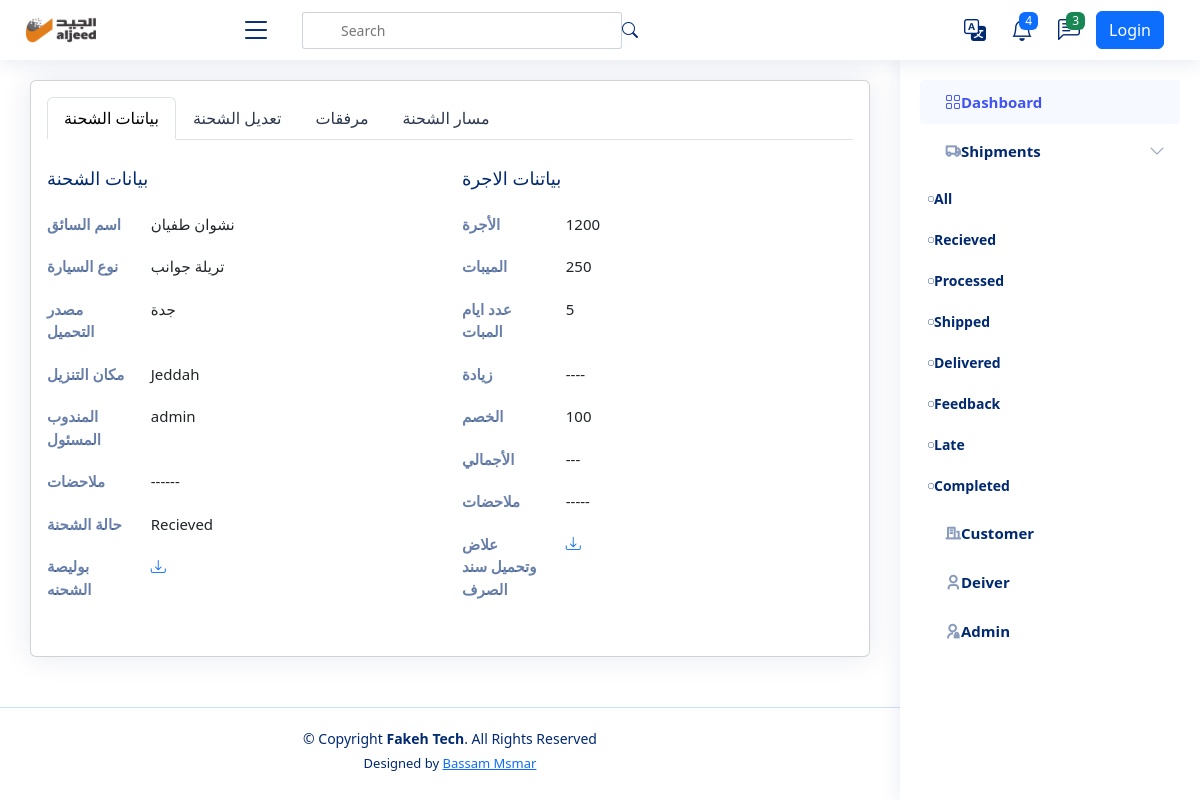
Before: /shipment/15/ with the older database file.
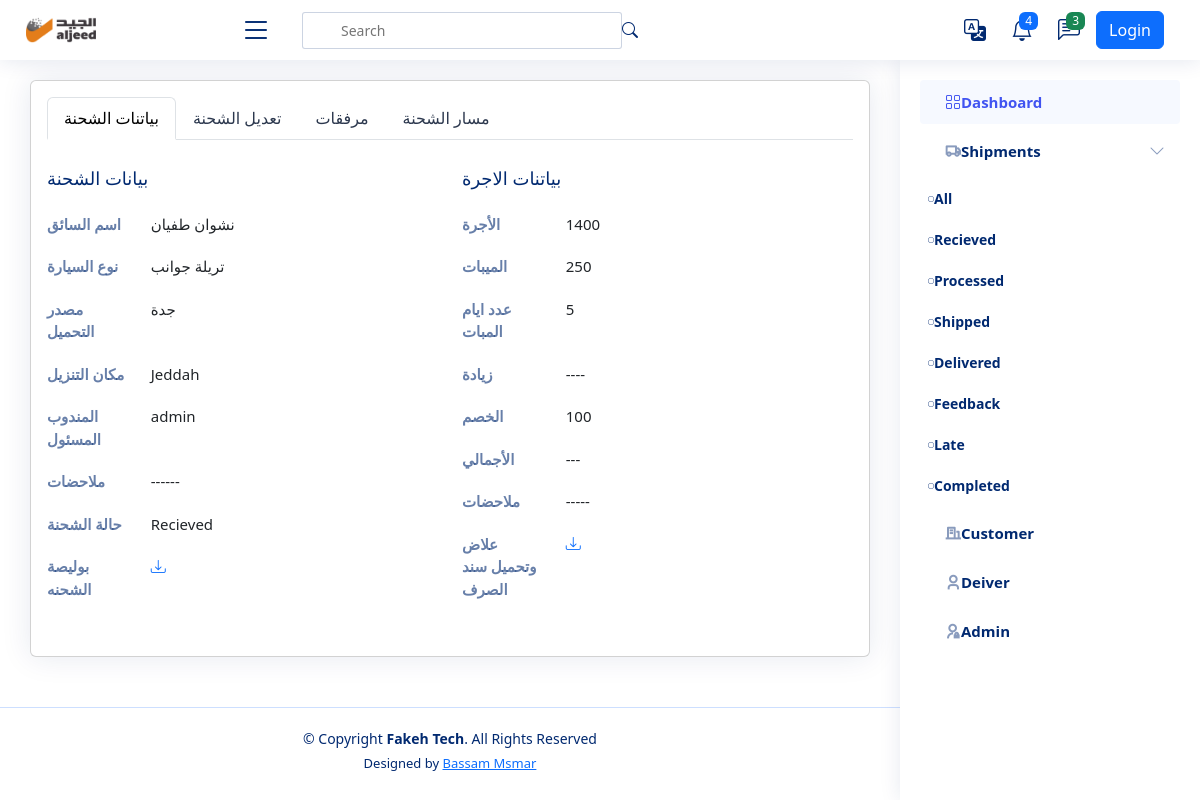
After: the same page with the newer database file.
### settings/models.py (models this page shows, shortened)
class Company(models.Model):
    name = models.CharField(_("Company Name"), max_length=100)
    logo = models.ImageField(_("Company Logo"), upload_to='company')
    cover = models.ImageField(_("Company Cover"), upload_to='company', null=True, blank=True)
    subtitle = models.TextField(_("Subtitle"), max_length=500)
    facebool_link = models.URLField(_("Facebool_link"), max_length=200, null=True, blank=True)
    twitter_link = models.URLField(_("Twitter_link"), max_length=200, null=True, blank=True)
    youtube_link = models.URLField(_("Youtube_link"), max_length=200, null=True, blank=True)
    phone = models.IntegerField(_("Company Phone"), null=True, blank=True)
    email = models.EmailField(_("Company Email"), max_length=500, null=True, blank=True)
    address = models.TextField(_("Company Address"), max_length=500, null=True, blank=True)
    android_app = models.URLField(_("Android app"), max_length=200, null=True, blank=True)
    ios_app = models.URLField(_("ios app"), max_length=200, null=True, blank=True)
    call_us = models.IntegerField(_("call us"), null=True, blank=True)
    email_us = models.EmailField(_("email us"), max_length=100, null=True, blank=True)

### shipments/models.py (models this page shows, shortened)
class Shipment(models.Model):
    user = models.ForeignKey(User,  related_name='shipments_user', on_delete=models.SET_NULL, null=True)
    driver = models.ForeignKey(Driver,  related_name='shipments_driver', on_delete=models.SET_NULL, null=True)
    customer_branch = models.ForeignKey(Branch, related_name='shipments_company', on_delete=models.SET_NULL, null=True)
    fare = models.IntegerField(_("Fare"),)
    code = models.ImageField(blank=True, null=True, upload_to='code')
    days_stayed = models.IntegerField(_("Days Stayed "), null=True, blank=True)
    stay_cost = models.IntegerField(_("Stay Cost"), null=True, blank=True)
    deducted = models.IntegerField(_("Deducted"), null=True, blank=True)
    status = models.CharField(_("Status "), max_length=20, choices=STATUS, default='Recieved')
    destination = models.CharField(_("Destination"), max_length=20, choices=FLAG_TYPES)
    create_at = models.DateTimeField(_("Create At"), default=timezone.now)
    expected_arrival_date = models.DateTimeField(_("Expected Arrival Date"), null=True, blank=True, default=timezone.now)
    actual_delivery_date = models.DateTimeField(_("Actual Delivery Date "), null=True, blank=True, default=timezone.now)

### drivers/models.py (models this page shows)
class Driver(models.Model):
    name = models.CharField(_("Driver Name"), max_length=120)
    phone = models.CharField(_("Driver Phone"), max_length=120)
    id_number = models.CharField(_("Driver Id Number"), max_length=10, null=True, blank=True)
    language = models.CharField(_("Driver Language"),  max_length=120, choices=LANGUAHE, null=True, blank=True)
    truck_type =models.CharField(_("Truck Type"), max_length=120, choices=TRUCK_TYPE, null=True, blank=True)
    rate = models.IntegerField(_("Rate"), null=True, blank=True)
    def __str__(self) -> str:
        return self.name

### customers/models.py (models this page shows)
class Branch(models.Model):
    customers = models.ForeignKey(Customers, related_name='branch_customers', on_delete=models.CASCADE)
    name = models.CharField(_("Name"),max_length=255)
    city = models.CharField(_("City"),max_length=255)
    def __str__(self):
        return f'{self.customers} - {self.name}'

### shipments/views.py (the view, shortened to what this page needs)
# urls.py: path('<int:pk>/', ShipmentsDetail.as_view(), name='shipment_detail'),
class ShipmentsDetail(UpdateView):
    model = Shipment
    template_name = 'shipments/shipment_detail.html'
    fields = ['driver', 'customer_branch', 'fare', 'days_stayed', 'stay_cost', 'deducted', 'status', 'destination', 'expected_arrival_date', 'actual_delivery_date']

### templates/shipments/shipment_detail.html (shortened to what this page needs)
{% extends 'base.html' %}
{% load static %}
{% load i18n %}
{% load django_bootstrap5 %}
{% block body %}
<body>
  <main id="main" class="main">
    <section class="section profile">
      <div class="row">
        <div class="col-xl-12">
          <div class="card">
            <div class="card-body pt-3">
              <ul class="nav nav-tabs nav-tabs-bordered">
                <li class="nav-item">
                  <button class="nav-link active" data-bs-toggle="tab" data-bs-target="#profile-overview">بياتنات
                    الشحنة</button>
                </li>
                <li class="nav-item">
                  <button class="nav-link" data-bs-toggle="tab" data-bs-target="#profile-edit">تعديل الشحنة </button>
                </li>
                <li class="nav-item">
                  <button class="nav-link" data-bs-toggle="tab" data-bs-target="#profile-settings">مرفقات</button>
                </li>
                <li class="nav-item">
                  <button class="nav-link" data-bs-toggle="tab" data-bs-target="#profile-change-password">مسار
                    الشحنة</button>
                </li>
              </ul>
              <div class="tab-content pt-2">
                <div class="tab-pane fade show active profile-overview" id="profile-overview">
                  <div class="row">
                    <div class="col-6">
                      <h5 class="card-title">بيانات الشحنة </h5>
                      <div class="row">
                        <div class="col-lg-3 col-md-4 label ">اسم السائق</div>
                        <div class="col-lg-9 col-md-8">{{ object.driver }}</div>
                      </div>
                      <div class="row">
                        <div class="col-lg-3 col-md-4 label">نوع السيارة</div>
                        <div class="col-lg-9 col-md-8">{{ object.driver.truck_type }}</div>
                      </div>
                      <div class="row">
                        <div class="col-lg-3 col-md-4 label">مصدر التحميل</div>
                        <div class="col-lg-9 col-md-8">{{object.customer_branch.city}}</div>
                      </div>
                      <div class="row">
                        <div class="col-lg-3 col-md-4 label">مكان التنزيل</div>
                        <div class="col-lg-9 col-md-8">{{ object.destination }}</div>
                      </div>
                      <div class="row">
                        <div class="col-lg-3 col-md-4 label">المندوب المسئول</div>
                        <div class="col-lg-9 col-md-8">{{object.user}}</div>
                      </div>
                      <div class="row">
                        <div class="col-lg-3 col-md-4 label">ملاحضات</div>
                        <div class="col-lg-9 col-md-8">------</div>
                      </div>
                      <div class="row">
                        <div class="col-lg-3 col-md-4 label">حالة الشحنة</div>
                        <div class="col-lg-9 col-md-8">{{object.status}}</div>
                      </div>
                      <div class="row">
                        <div class="col-lg-3 col-md-4 label"> بوليصة الشحنه</div>
                        <div class="col-lg-9 col-md-8"><a href="{% url 'waybill_detail' object.id %}"
                            target="_blank"><i class="bi bi-download"></i></a></div>
                      </div>
                    </div>
                    <div class="col-6">
                      <h5 class="card-title">بياتنات الاجرة </h5>
                      <div class="row">
                        <div class="col-lg-3 col-md-4 label ">الأجرة </div>
                        <div class="col-lg-9 col-md-8">{{object.fare}}</div>
                      </div>
                      <div class="row">
                        <div class="col-lg-3 col-md-4 label">الميبات</div>
                        <div class="col-lg-9 col-md-8">{{object.stay_cost}}</div>
                      </div>
                      <div class="row">
                        <div class="col-lg-3 col-md-4 label">عدد ايام المبات</div>
                        <div class="col-lg-9 col-md-8">{{object.days_stayed}}</div>
                      </div>
                      <div class="row">
                        <div class="col-lg-3 col-md-4 label">زيادة</div>
                        <div class="col-lg-9 col-md-8">----</div>
                      </div>
                      <div class="row">
                        <div class="col-lg-3 col-md-4 label">الخصم</div>
                        <div class="col-lg-9 col-md-8">{{object.deducted}}</div>
                      </div>
                      <div class="row">
                        <div class="col-lg-3 col-md-4 label">الأجمالي</div>
                        <div class="col-lg-9 col-md-8">---</div>
                      </div>
                      <div class="row">
                        <div class="col-lg-3 col-md-4 label">ملاحضات</div>
                        <div class="col-lg-9 col-md-8">-----</div>
                      </div>
                      <div class="row">
                        <div class="col-lg-3 col-md-4 label">علاض وتحميل سند الصرف</div>
                        <div class="col-lg-9 col-md-8"><div class="col-lg-9 col-md-8"><a href="{% url 'catch_receipt' object.id %}"
                          target="_blank"><i class="bi bi-download"></i></a></div></div>
                      </div>
                    </div>
                  </div>
                </div>
              </div>
            </div>
          </div>
        </div>
      </div>
    </section>
  </main>
  {% endblock %}

### templates/base.html (shortened to what this page needs)
{% load static %}
{% load i18n %}
{% get_current_language as LANGUAGE_CODE %}
<!DOCTYPE html>
<html lang="en"  {% if LANGUAGE_CODE == 'ar' %} dir="rtl" {% endif %} >
<head>
  <link rel="stylesheet" href="{% static 'style.css' %} ">
  {% if LANGUAGE_CODE == 'en' %}
    <link href="{% static 'en/vendor/bootstrap/css/bootstrap.min.css' %} " rel="stylesheet">
    <link href="{% static 'en/vendor/bootstrap-icons/bootstrap-icons.css' %} " rel="stylesheet">
    <link href="{% static 'en/vendor/boxicons/css/boxicons.min.css' %} " rel="stylesheet">
    <link href="{% static 'en/vendor/quill/quill.snow.css' %} " rel="stylesheet">
    <link href="{% static 'en/vendor/quill/quill.bubble.css' %} " rel="stylesheet">
    <link href="{% static 'en/vendor/remixicon/remixicon.css' %} " rel="stylesheet">
    <link href="{% static 'en/vendor/simple-datatables/style.css' %} " rel="stylesheet">
  {% endif %}
</head>
<body>
  <header id="header" class="header fixed-top d-flex align-items-center">
    <div class="d-flex align-items-center justify-content-between">
      <a href="/" class="logo d-flex align-items-center">
        <img src="{{ company_data.logo.url }} " alt="ألجيد">
      </a>
      <i class="bi bi-list toggle-sidebar-btn"></i>
    </div>
    <div class="search-bar">
      <form class="search-form d-flex align-items-center" method="POST" action="#">
        <input type="text" name="query" placeholder="Search" title="Enter search keyword">
        <button type="submit" title="Search"><i class="bi bi-search"></i></button>
      </form>
    </div>
    <nav class="header-nav ms-auto">
      <ul class="d-flex align-items-center">
        <li class="nav-item dropdown">
          <a class="nav-link nav-icon" href="#" data-bs-toggle="dropdown">
            <i class="bi bi-translate"></i>
          </a>
                {% get_current_language as LANGUAGE_CODE %}
                {% get_available_languages as LANGUAGES %}
                {% get_language_info_list for LANGUAGES as languages %}
        </li>
        <li class="nav-item dropdown">
          <a class="nav-link nav-icon" href="#" data-bs-toggle="dropdown">
            <i class="bi bi-bell"></i>
            <span class="badge bg-primary badge-number">4</span>
          </a>
        </li>
        <li class="nav-item dropdown">
          <a class="nav-link nav-icon" href="#" data-bs-toggle="dropdown">
            <i class="bi bi-chat-left-text"></i>
            <span class="badge bg-success badge-number">3</span>
          </a>
        </li>
        {% if request.user.is_authenticated %}
        <li class="nav-item dropdown pe-3">
          <a class="nav-link nav-profile d-flex align-items-center pe-0" href="#" data-bs-toggle="dropdown">
            <span class="d-none d-md-block dropdown-toggle ps-2">{{ request.user }}</span>
          </a>
          <ul class="dropdown-menu dropdown-menu-end dropdown-menu-arrow profile">
            <li class="dropdown-header">
              <h6>{{ request.user }}</h6>
              <span>{{ request.user }}</span>
            </li>
            <li>
              <a class="dropdown-item d-flex align-items-center" href="{% url 'logout' %}">
                <i class="bi bi-box-arrow-right"></i>
                <span>Sign Out</span>
              </a>
            </li>
          </ul>
        </li>
        {% else %}
        <button type="button" class="btn btn-primary mx-3"><a href="{% url 'login' %}" class="nav-link">Login</a></button>
        {% endif %}
      </ul>
    </nav>
  </header>
  <aside id="sidebar" class="sidebar">
    <ul class="sidebar-nav" id="sidebar-nav">
      <li class="nav-item">
        <a class="nav-link " href="/">
          <i class="bi bi-grid"></i>
          <span>{% translate "Dashboard" %}</span>
        </a>
      </li>
         <li class="nav-item">
        <a class="nav-link collapsed" data-bs-target="#forms-nav" data-bs-toggle="collapse" href="/shipment">
          <i class="ri-truck-line"></i><span>{% translate "Shipments" %}</span><i class="bi bi-chevron-down ms-auto"></i>
        </a>
        <ul id="forms-nav" class="nav-content" data-bs-parent="#sidebar-nav">
          <li>
            <a href="{% url 'shipment_list' status='All' %}">
              <i class="bi bi-circle"></i><span>{% translate "All" %}</span>
            </a>
          </li>
          <li>
            <a href="{% url 'shipment_list' status='Recieved' %}">
              <i class="bi bi-circle"></i><span>{% translate "Recieved" %}</span>
            </a>
          </li>
          <li>
            <a href="{% url 'shipment_list' status='Processed' %}">
              <i class="bi bi-circle"></i><span>{% translate "Processed" %}</span>
            </a>
          </li>
          <li>
            <a href="{% url 'shipment_list' status='Shipped' %}">
              <i class="bi bi-circle"></i><span>{% translate "Shipped" %}</span>
            </a>
          </li>
          <li>
            <a href="{% url 'shipment_list' status='Delivered' %}">
              <i class="bi bi-circle"></i><span>{% translate "Delivered" %} </span>
            </a>
          </li>
          <li>
            <a href="{% url 'shipment_list' status='Feedback' %}">
              <i class="bi bi-circle"></i><span>{% translate "Feedback" %}</span>
            </a>
          </li>
          <li>
            <a href="{% url 'shipment_list' status='Late' %}">
              <i class="bi bi-circle"></i><span>{% translate "Late" %}</span>
            </a>
          </li>
          <li>
            <a href="{% url 'shipment_list' status='Completed' %}">
              <i class="bi bi-circle"></i><span>{% translate "Completed" %}</span>
            </a>
          </li>
        </ul>
      </li>
      <li class="nav-item">
        <a class="nav-link collapsed" href="/customer">
          <i class="ri-building-line"></i>
          <span>{% translate "Customer" %}</span>
        </a>
      </li>
      <li class="nav-item">
        <a class="nav-link collapsed" href="/driver">
          <i class="ri-user-3-line"></i>
          <span>{% translate "Deiver" %}</span>
        </a>
      </li>
      <li class="nav-item">
        <a class="nav-link collapsed" href="/admin">
          <i class="ri-admin-line"></i>
          <span>{% translate "Admin" %}</span>
        </a>
      </li>
    </ul>
  </aside>
  {% block body %}
  {% endblock %}
  <footer id="footer" class="footer">
    <div class="copyright">
      &copy; Copyright <strong><span>Fakeh Tech</span></strong>. All Rights Reserved
    </div>
    <div class="credits">
      Designed by <a href="">Bassam Msmar</a>
    </div>
  </footer>
</body>
</html>

Changed rows visible on the page:
changed Shipment "Jeddah": fare "1200" → "1400"
